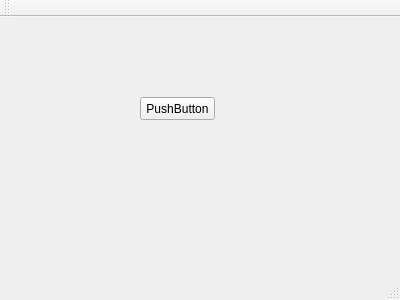
<?xml version="1.0" encoding="UTF-8"?>
<ui version="4.0">
 <class>MainWindow</class>
 <widget class="QMainWindow" name="MainWindow">
  <property name="geometry">
   <rect>
    <x>0</x>
    <y>0</y>
    <width>400</width>
    <height>300</height>
   </rect>
  </property>
  <property name="windowTitle">
   <string>MainWindow</string>
  </property>
  <widget class="QWidget" name="centralWidget">
   <widget class="QPushButton" name="pushButton">
    <property name="geometry">
     <rect>
      <x>140</x>
      <y>80</y>
      <width>75</width>
      <height>23</height>
     </rect>
    </property>
    <property name="text">
     <string>PushButton</string>
    </property>
   </widget>
  </widget>
  <widget class="QMenuBar" name="menuBar">
   <property name="geometry">
    <rect>
     <x>0</x>
     <y>0</y>
     <width>400</width>
     <height>23</height>
    </rect>
   </property>
  </widget>
  <widget class="QToolBar" name="mainToolBar">
   <attribute name="toolBarArea">
    <enum>TopToolBarArea</enum>
   </attribute>
   <attribute name="toolBarBreak">
    <bool>false</bool>
   </attribute>
  </widget>
  <widget class="QStatusBar" name="statusBar"/>
 </widget>
 <layoutdefault spacing="6" margin="11"/>
 <resources/>
 <connections/>
</ui>
